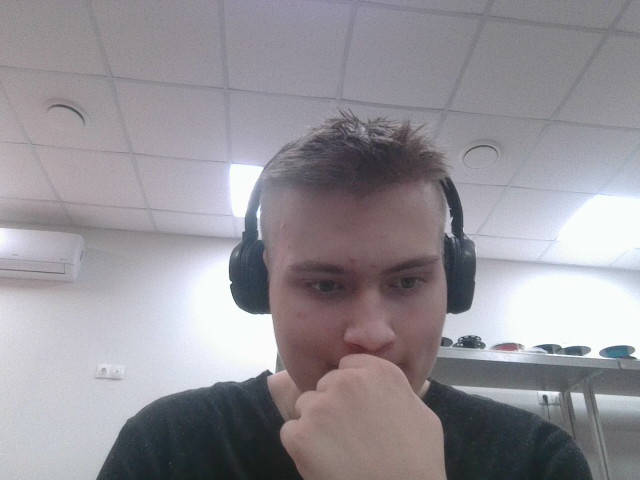
#> input picture photo.jpg, 640 x 480 px, given in place of the camera
$ python recs.py
#> lines starting #> are read from the running program, lines starting #| are printed output that depends on the picture; after the words box and inside, x2 and y2 are one past the last pixel; in counts of white or black regions, pixels touching at a corner belong together
import cv2
import numpy as np
import time

cap = cv2.VideoCapture(1)


cv2.namedWindow('Controls')
cv2.createTrackbar('Brightness', 'Controls', 180, 255, lambda x: None)
cv2.createTrackbar('Saturation', 'Controls', 30, 255, lambda x: None)
cv2.createTrackbar('FPS', 'Controls', 5, 100, lambda x: None)
#cv2.createTrackbar('Canny Low', 'Controls', 10, 100, lambda x: None)
#cv2.createTrackbar('Canny High', 'Controls', 30, 200, lambda x: None)

fps = 30

frame_interval = 1.0 / fps

last_frame_time = time.time()

start_time = time.time()

ret, frame = cap.read()
#> frame is the input picture: shape (480, 640, 3); mean B, G, R 151.7, 145.8, 149.2

while True:
    # fps = cv2.getTrackbarPos('FPS', 'Controls')
    # frame_interval = 1.0 / fps
    cur_time = time.time()

    if cur_time - last_frame_time >= frame_interval:
            ret, frame = cap.read()
            if not ret:
                break


    key = cv2.waitKey(1) & 0xFF
#> (key q is pressed here)

    #ret, frame = cap.read()

    frame = cv2.flip(frame, -1)
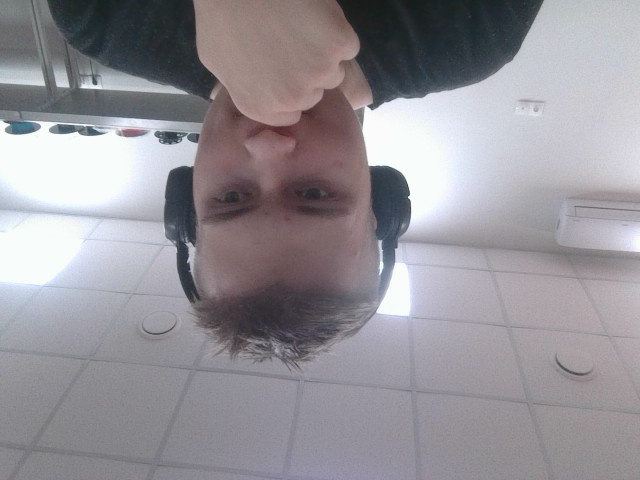
#> frame: shape (480, 640, 3); mean B, G, R 151.7, 145.8, 149.2

    brightness = 240#cv2.getTrackbarPos('Brightness', 'Controls')
    saturation = 10#cv2.getTrackbarPos('Saturation', 'Controls')
    #canny_low = cv2.getTrackbarPos('Canny Low', 'Controls')
    #canny_high = cv2.getTrackbarPos('Canny High', 'Controls')

    # 1. Выделяем белый цвет в HSV
    hsv = cv2.cvtColor(frame, cv2.COLOR_BGR2HSV)
#> hsv: shape (480, 640, 3); mean H, S, V 118.8, 23.8, 155.6
    lower_white = np.array([0, 0, brightness])
    upper_white = np.array([180, saturation, 255])
    white_mask = cv2.inRange(hsv, lower_white, upper_white)
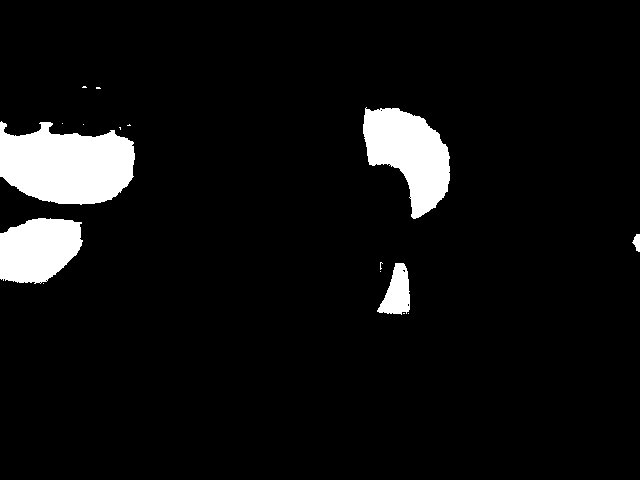
#> white_mask: shape (480, 640); 6.4% white; 16 white regions (11 under 20 px), largest, box (x1, y1, x2, y2) and area: (0, 121, 135, 205) 8468, (363, 107, 450, 219) 5782, (0, 218, 83, 284) 4296, (377, 263, 410, 315) 1063, (632, 234, 640, 252) 94

    # 2. Улучшаем маску
    kernel = np.ones((3,3), np.uint8)
    white_mask = cv2.morphologyEx(white_mask, cv2.MORPH_OPEN, kernel)
#> white_mask: shape (480, 640); 6.4% white; 5 white regions, box (x1, y1, x2, y2) and area: (0, 122, 135, 204) 8452, (363, 108, 450, 219) 5766, (0, 218, 82, 283) 4275, (378, 263, 410, 314) 1047, (633, 234, 640, 252) 93
    white_mask = cv2.morphologyEx(white_mask, cv2.MORPH_CLOSE, kernel)
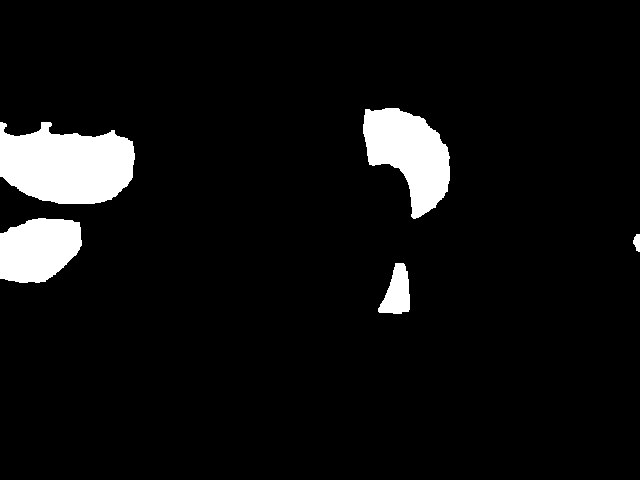
#> white_mask: shape (480, 640); 6.4% white; 5 white regions, box (x1, y1, x2, y2) and area: (0, 122, 135, 204) 8453, (363, 108, 450, 219) 5770, (0, 218, 82, 283) 4277, (378, 263, 410, 314) 1056, (633, 234, 640, 252) 93

    # 3. Применяем маску
    white_gray = cv2.cvtColor(frame, cv2.COLOR_BGR2GRAY)
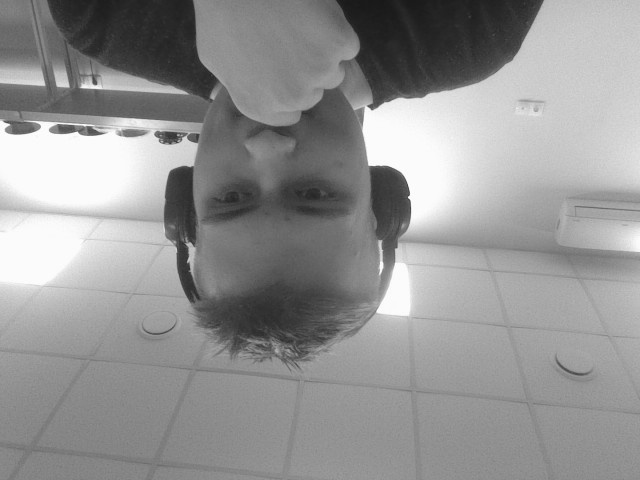
#> white_gray: shape (480, 640); min 23, max 255, mean 147.5
    white_gray = cv2.bitwise_and(white_gray, white_gray, mask=white_mask)

    # Применяем размытие для уменьшения шума
    #blurred = cv2.GaussianBlur(gray, (7, 7), 0)

    # Детектор Кэнни для обнаружения границ
    edges = cv2.Canny(white_gray, 50, 150)
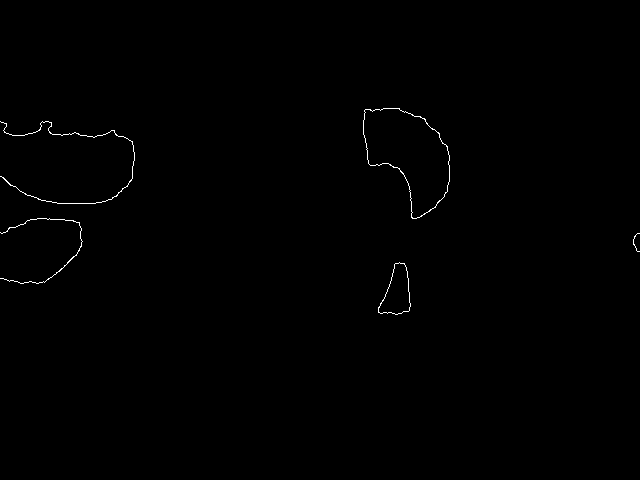
#> edges: shape (480, 640); 0.35% white in thin lines or dots, all inside (x1, y1, x2, y2) = (0, 108, 640, 315)

    # Преобразование Хафа для обнаружения линий
    lines = cv2.HoughLinesP(edges, 1, np.pi/180, threshold=50,
                           minLineLength=100, maxLineGap=15)
#> lines = None

    result = frame.copy()

    if lines is not None:
        for line in lines:
            x1, y1, x2, y2 = line[0]

            # Рассчитываем длину линии
            length = np.sqrt((x2 - x1)**2 + (y2 - y1)**2)

            # Для Хафа ширина оценивается косвенно через толщину линии
            # Можно регулировать толщину рисования в зависимости от желаемой ширины
            line_thickness = 2

            # Фильтруем линии по длине (как приблизительный аналог ширины)
            #if min_width <= length/10 <= max_width:  # Эмпирический коэффициент
            cv2.line(result, (x1, y1), (x2, y2), (0, 0, 255), line_thickness)

    cv2.imshow('edges', edges)
    cv2.imshow('mask', white_mask)
    cv2.imshow('result', result)

    if key == ord('q'):
            break

cap.release()
cv2.destroyAllWindows()
